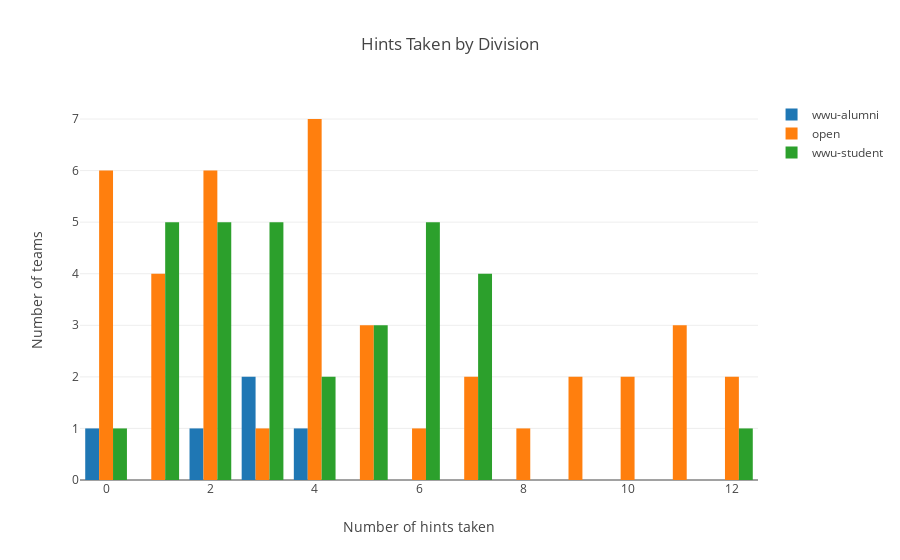

This figure's notebook cell:
### Code cell
# Bar Chart for Hints Taken by division

bar_chart_data = []

for division in counts:
    div = counts[division]
    trace = go.Bar(
        x=[num for num in range(13)],
        y=[div['hints_used'][num] for num in range(13)],
        name=division
    )
    
    bar_chart_data.append(trace)
    
layout = go.Layout(
    barmode='group',
    title='Hints Taken by Division',
    xaxis=dict(title="Number of hints taken"),
    yaxis=dict(title="Number of teams")
    
)
fig = go.Figure(data=data, layout=layout)

iplot(fig)

### Figure 1 — Plotly figure (JSON) as saved in the notebook; plotly's stock layout.template omitted (floating-point values rounded to 4 significant figures)
{"data": [{"name": "wwu-alumni", "type": "bar", "x": [0, 1, 2, 3, 4, 5, 6, 7, 8, 9, 10, 11, 12], "y": [1, 0, 1, 2, 1, 0, 0, 0, 0, 0, 0, 0, 0]}, {"name": "open", "type": "bar", "x": [0, 1, 2, 3, 4, 5, 6, 7, 8, 9, 10, 11, 12], "y": [6, 4, 6, 1, 7, 3, 1, 2, 1, 2, 2, 3, 2]}, {"name": "wwu-student", "type": "bar", "x": [0, 1, 2, 3, 4, 5, 6, 7, 8, 9, 10, 11, 12], "y": [1, 5, 5, 5, 2, 3, 5, 4, 0, 0, 0, 0, 1]}], "layout": {"barmode": "group", "title": "Hints Taken by Division", "xaxis": {"title": "Number of hints taken"}, "yaxis": {"title": "Number of teams"}}}
